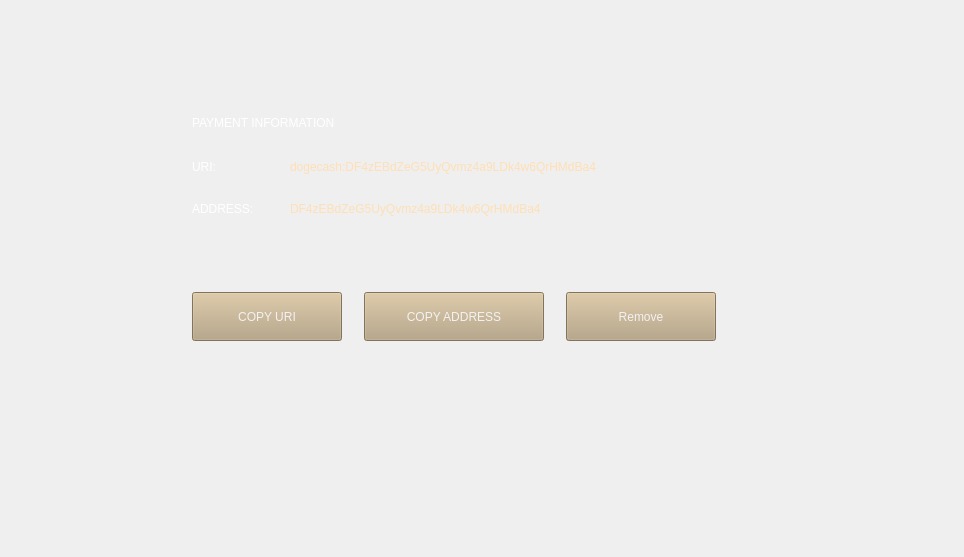
<?xml version="1.0" encoding="UTF-8"?>
<ui version="4.0">
 <class>ReceiveDailog</class>
 <widget class="QWidget" name="ReceiveDailog">
  <property name="geometry">
   <rect>
    <x>0</x>
    <y>0</y>
    <width>964</width>
    <height>557</height>
   </rect>
  </property>
  <property name="windowTitle">
   <string>Form</string>
  </property>
  <layout class="QVBoxLayout" name="verticalLayout">
   <property name="spacing">
    <number>22</number>
   </property>
   <property name="leftMargin">
    <number>31</number>
   </property>
   <property name="topMargin">
    <number>0</number>
   </property>
   <property name="rightMargin">
    <number>27</number>
   </property>
   <property name="bottomMargin">
    <number>0</number>
   </property>
   <item>
    <spacer name="verticalSpacer">
     <property name="orientation">
      <enum>Qt::Vertical</enum>
     </property>
     <property name="sizeHint" stdset="0">
      <size>
       <width>20</width>
       <height>40</height>
      </size>
     </property>
    </spacer>
   </item>
   <item>
    <layout class="QHBoxLayout" name="horizontalLayout_5">
     <item>
      <spacer name="horizontalSpacer_6">
       <property name="orientation">
        <enum>Qt::Horizontal</enum>
       </property>
       <property name="sizeHint" stdset="0">
        <size>
         <width>40</width>
         <height>20</height>
        </size>
       </property>
      </spacer>
     </item>
     <item>
      <layout class="QVBoxLayout" name="verticalLayout_2">
       <property name="spacing">
        <number>22</number>
       </property>
       <item>
        <layout class="QHBoxLayout" name="horizontalLayout_2">
         <item>
          <widget class="QLabel" name="label_information">
           <property name="sizePolicy">
            <sizepolicy hsizetype="Fixed" vsizetype="Fixed">
             <horstretch>0</horstretch>
             <verstretch>0</verstretch>
            </sizepolicy>
           </property>
           <property name="minimumSize">
            <size>
             <width>209</width>
             <height>18</height>
            </size>
           </property>
           <property name="maximumSize">
            <size>
             <width>209</width>
             <height>18</height>
            </size>
           </property>
           <property name="styleSheet">
            <string notr="true">background-color: transparent;
color: #ffffff;</string>
           </property>
           <property name="text">
            <string>PAYMENT INFORMATION</string>
           </property>
          </widget>
         </item>
         <item>
          <spacer name="horizontalSpacer">
           <property name="orientation">
            <enum>Qt::Horizontal</enum>
           </property>
           <property name="sizeHint" stdset="0">
            <size>
             <width>40</width>
             <height>20</height>
            </size>
           </property>
          </spacer>
         </item>
        </layout>
       </item>
       <item>
        <layout class="QHBoxLayout" name="horizontalLayout_4">
         <property name="spacing">
          <number>61</number>
         </property>
         <property name="topMargin">
          <number>2</number>
         </property>
         <item>
          <widget class="QLabel" name="label_uri">
           <property name="sizePolicy">
            <sizepolicy hsizetype="Fixed" vsizetype="Fixed">
             <horstretch>0</horstretch>
             <verstretch>0</verstretch>
            </sizepolicy>
           </property>
           <property name="minimumSize">
            <size>
             <width>37</width>
             <height>18</height>
            </size>
           </property>
           <property name="maximumSize">
            <size>
             <width>37</width>
             <height>18</height>
            </size>
           </property>
           <property name="styleSheet">
            <string notr="true">background-color: transparent;
color: #ffffff;</string>
           </property>
           <property name="text">
            <string>URI: </string>
           </property>
          </widget>
         </item>
         <item>
          <widget class="QLabel" name="label_uri_value">
           <property name="sizePolicy">
            <sizepolicy hsizetype="Preferred" vsizetype="Fixed">
             <horstretch>0</horstretch>
             <verstretch>0</verstretch>
            </sizepolicy>
           </property>
           <property name="minimumSize">
            <size>
             <width>0</width>
             <height>18</height>
            </size>
           </property>
           <property name="maximumSize">
            <size>
             <width>16777215</width>
             <height>18</height>
            </size>
           </property>
           <property name="styleSheet">
            <string notr="true">background-color: transparent;
color: #ffdfb5;</string>
           </property>
           <property name="text">
            <string>dogecash:DF4zEBdZeG5UyQvmz4a9LDk4w6QrHMdBa4</string>
           </property>
          </widget>
         </item>
         <item>
          <spacer name="horizontalSpacer_2">
           <property name="orientation">
            <enum>Qt::Horizontal</enum>
           </property>
           <property name="sizeHint" stdset="0">
            <size>
             <width>40</width>
             <height>20</height>
            </size>
           </property>
          </spacer>
         </item>
        </layout>
       </item>
       <item>
        <layout class="QHBoxLayout" name="horizontalLayout_3">
         <property name="spacing">
          <number>14</number>
         </property>
         <item>
          <widget class="QLabel" name="label_address">
           <property name="sizePolicy">
            <sizepolicy hsizetype="Fixed" vsizetype="Fixed">
             <horstretch>0</horstretch>
             <verstretch>0</verstretch>
            </sizepolicy>
           </property>
           <property name="minimumSize">
            <size>
             <width>84</width>
             <height>18</height>
            </size>
           </property>
           <property name="maximumSize">
            <size>
             <width>84</width>
             <height>81</height>
            </size>
           </property>
           <property name="styleSheet">
            <string notr="true">background-color: transparent;
color: #ffffff;</string>
           </property>
           <property name="text">
            <string>ADDRESS:</string>
           </property>
          </widget>
         </item>
         <item>
          <widget class="QLabel" name="label_address_value">
           <property name="sizePolicy">
            <sizepolicy hsizetype="Preferred" vsizetype="Fixed">
             <horstretch>0</horstretch>
             <verstretch>0</verstretch>
            </sizepolicy>
           </property>
           <property name="minimumSize">
            <size>
             <width>0</width>
             <height>18</height>
            </size>
           </property>
           <property name="maximumSize">
            <size>
             <width>16777215</width>
             <height>18</height>
            </size>
           </property>
           <property name="styleSheet">
            <string notr="true">background-color: transparent;
color: #ffdfb5;</string>
           </property>
           <property name="text">
            <string>DF4zEBdZeG5UyQvmz4a9LDk4w6QrHMdBa4</string>
           </property>
          </widget>
         </item>
         <item>
          <spacer name="horizontalSpacer_3">
           <property name="orientation">
            <enum>Qt::Horizontal</enum>
           </property>
           <property name="sizeHint" stdset="0">
            <size>
             <width>40</width>
             <height>20</height>
            </size>
           </property>
          </spacer>
         </item>
        </layout>
       </item>
       <item>
        <layout class="QHBoxLayout" name="horizontalLayout">
         <property name="spacing">
          <number>22</number>
         </property>
         <property name="topMargin">
          <number>51</number>
         </property>
         <item>
          <widget class="QPushButton" name="button_uri">
           <property name="sizePolicy">
            <sizepolicy hsizetype="Fixed" vsizetype="Fixed">
             <horstretch>0</horstretch>
             <verstretch>0</verstretch>
            </sizepolicy>
           </property>
           <property name="minimumSize">
            <size>
             <width>150</width>
             <height>49</height>
            </size>
           </property>
           <property name="maximumSize">
            <size>
             <width>150</width>
             <height>49</height>
            </size>
           </property>
           <property name="styleSheet">
            <string notr="true">background-color: #b6a27e;
color: #f2f2f2;</string>
           </property>
           <property name="text">
            <string>COPY URI</string>
           </property>
          </widget>
         </item>
         <item>
          <widget class="QPushButton" name="button_address">
           <property name="sizePolicy">
            <sizepolicy hsizetype="Minimum" vsizetype="Fixed">
             <horstretch>0</horstretch>
             <verstretch>0</verstretch>
            </sizepolicy>
           </property>
           <property name="minimumSize">
            <size>
             <width>180</width>
             <height>49</height>
            </size>
           </property>
           <property name="maximumSize">
            <size>
             <width>180</width>
             <height>49</height>
            </size>
           </property>
           <property name="styleSheet">
            <string notr="true">background-color: #b6a27e;
color: #f2f2f2;</string>
           </property>
           <property name="text">
            <string>COPY ADDRESS</string>
           </property>
          </widget>
         </item>
         <item>
          <widget class="QPushButton" name="button_remove">
           <property name="sizePolicy">
            <sizepolicy hsizetype="Fixed" vsizetype="Fixed">
             <horstretch>0</horstretch>
             <verstretch>0</verstretch>
            </sizepolicy>
           </property>
           <property name="minimumSize">
            <size>
             <width>150</width>
             <height>49</height>
            </size>
           </property>
           <property name="styleSheet">
            <string notr="true">background-color: #b6a27e;
color: #f2f2f2;</string>
           </property>
           <property name="text">
            <string>Remove</string>
           </property>
          </widget>
         </item>
         <item>
          <spacer name="horizontalSpacer_4">
           <property name="orientation">
            <enum>Qt::Horizontal</enum>
           </property>
           <property name="sizeHint" stdset="0">
            <size>
             <width>40</width>
             <height>20</height>
            </size>
           </property>
          </spacer>
         </item>
        </layout>
       </item>
       <item>
        <spacer name="horizontalSpacer_7">
         <property name="orientation">
          <enum>Qt::Horizontal</enum>
         </property>
         <property name="sizeType">
          <enum>QSizePolicy::Fixed</enum>
         </property>
         <property name="sizeHint" stdset="0">
          <size>
           <width>585</width>
           <height>104</height>
          </size>
         </property>
        </spacer>
       </item>
      </layout>
     </item>
     <item>
      <spacer name="horizontalSpacer_5">
       <property name="orientation">
        <enum>Qt::Horizontal</enum>
       </property>
       <property name="sizeHint" stdset="0">
        <size>
         <width>40</width>
         <height>20</height>
        </size>
       </property>
      </spacer>
     </item>
    </layout>
   </item>
   <item>
    <spacer name="verticalSpacer_2">
     <property name="orientation">
      <enum>Qt::Vertical</enum>
     </property>
     <property name="sizeHint" stdset="0">
      <size>
       <width>20</width>
       <height>40</height>
      </size>
     </property>
    </spacer>
   </item>
  </layout>
 </widget>
 <resources/>
 <connections/>
</ui>
